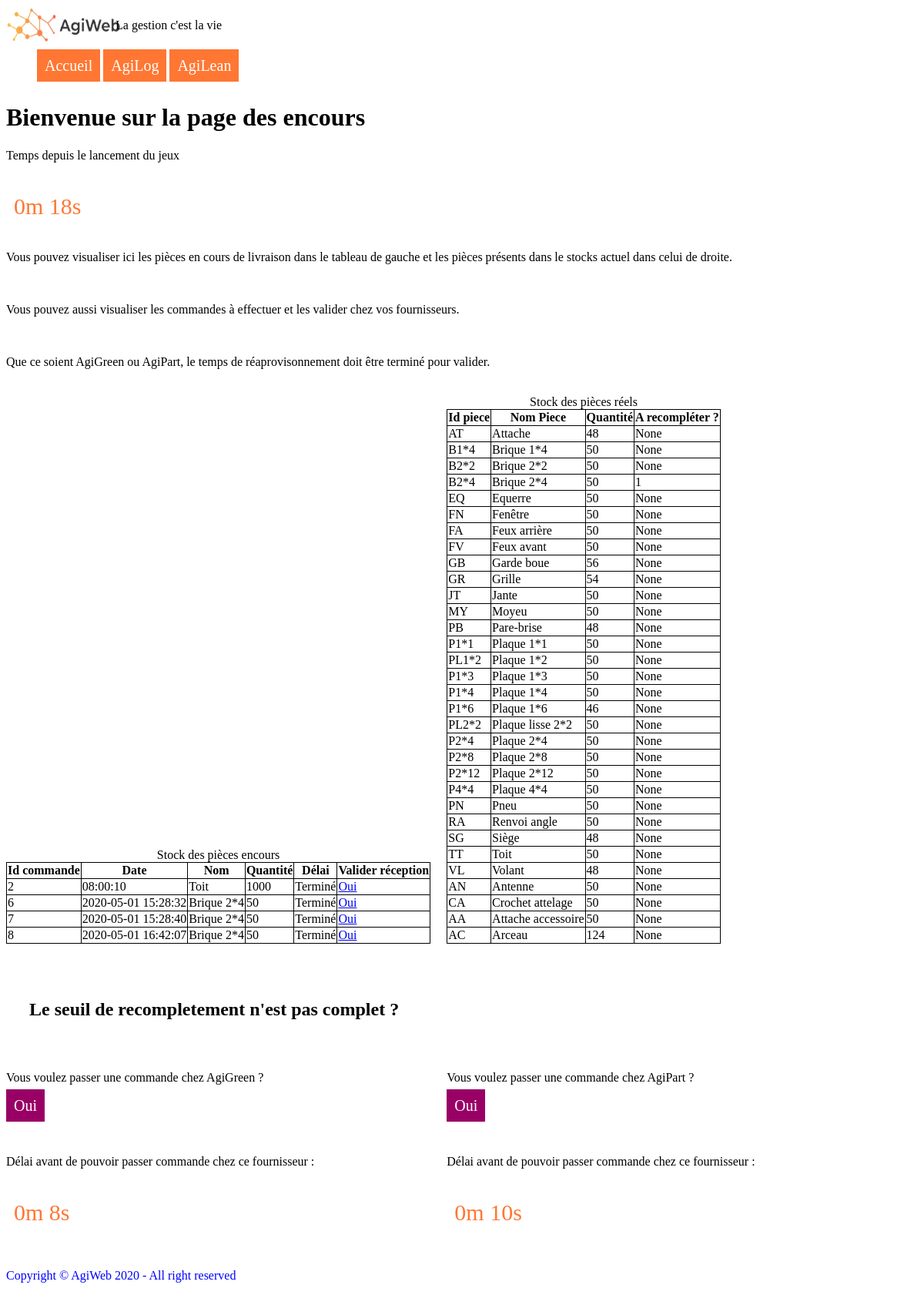
/Agilog/Encours, run on the app's committed database.
### tables this page shows
CREATE TABLE "commande" (
	"id"	INTEGER NOT NULL,
	"date"	INTEGER NOT NULL,
	"reception"	INTEGER NOT NULL,
	PRIMARY KEY("id")
);

CREATE TABLE "piece" (
	"id"	TEXT NOT NULL,
	"nom"	TEXT NOT NULL,
	"quantite"	INTEGER NOT NULL,
	"seuil_recomp"	INTEGER,
	"stock_secu"	INTEGER,
	"delai_reappro"	INTEGER,
	"a_commander"	INTEGER,
	"fournisseur"	INTEGER,
	PRIMARY KEY("id")
);

CREATE TABLE "compo_commande" (
	"commande"	INTEGER NOT NULL,
	"piece"	TEXT NOT NULL,
	"quantite"	INTEGER NOT NULL
);

### run.py (the view)
@app.route('/Agilog/Encours')
def encoursAlog():
    seuil_commande()
    tab_encours=select_encours()
    tab_reel=select_stock_reel()
    return render_template('encours_alog.html',tab_reel=tab_reel, tab_encours=tab_encours)

### fonctions_logiques.py (called while the page is built)
def test_rien(entree): # test si les entree (tableau) ne sont pas vide, renvois 1 si une valeur est vide et 0 sinon
    taille=len(entree)
    for i in range (0,taille):
        if (entree[i]==""):
            return 1
    return 0

def test_types(entree,types): #test le type des entrées (tableau) et les entrées (tableau) et renvois 0 si tout est bon et 1 si il y'a un problème
    taille=len(entree)
    for i in range (0, taille):
        if (types[i]==str):
            try:
                entree[i]=str(entree[i])
            except:
                print ("str")
                return 1
        elif (types[i]==int):
            try:
                entree[i]=int(entree[i])
            except:
                return 1
    return (0)

def mise_a_jour_bdd (base, colonne, entree, types): # prend en argument  une base (ex: piece), les colonnes que l'on veut modifier (une liste ex: [id, nom...]), les entrées (valeurs) et le type de ces valeurs et met ajour la ligne de la dernière valeur de colonne qui a comme valeur la derniere d'entree
    con = lite.connect(cheminbdd) #attention chez toi c'est pas rangé au meme endroit
    con.row_factory = lite.Row
    cur = con.cursor()
    contenu =''
    selection= "UPDATE "+ base + " SET "
    for i in colonne:
        if (i==colonne[-1]):
            selection=selection[:-2]
            selection= selection + " WHERE " + i + "=?"
        else:
            selection= selection + i + "=?, "
    if (test_rien(entree)==0):
        if test_types(entree,types)==0:
            cur.execute(selection, (entree))
    con.commit()
    con.close()

def tab (listesql): #prend une liste sql et la transforme en tableau
    tt=[]
    for i in listesql:
        a=[]
        for j in i:
            a.append(j)
        tt.append(a)
    ttt=[0]*len(tt[0])
    for i in range (0,len(tt[0])):
        ttt[i]=[0]*len(tt)
    for i in range (0,len(tt[0])):
            for j in range (0,len(tt)):
                ttt[i][j]=tt[j][i]
    return(ttt)

def convert_dict(L,c1=None,c2=None,c3=None,c4=None,c5=None,c6=None,c7=None,c8=None): #ci colonnes, ce sont des strings
    D=dict()
    C=[c1,c2,c3,c4,c5,c6,c7,c8]
    for i in range(8):
        if type(C[i])==str:
            D[C[i]]=L[i]
    return D

### templates/encours_alog.html
<html>
{% include "head.html" %}
    <body>
        {% include "Navbar.html" %}
        <div id="content-stock">
            <h1>Bienvenue sur la page des encours </h1>
            <p>Temps depuis le lancement du jeux </p>
            <p id="chrono" chrono="16"></p>
            <p> Vous pouvez visualiser ici les pièces en cours de livraison dans le tableau de gauche et les pièces présents dans le stocks actuel dans celui de droite.</p>
            <br>
            <p>Vous pouvez aussi visualiser les commandes à effectuer et les valider chez vos fournisseurs.</p>
            <br>
            <p>Que ce soient AgiGreen ou AgiPart, le temps de réaprovisonnement doit être terminé pour valider.</p>
            <br>
            <div class="leftbox">
                <table>
                    <caption>Stock des pièces encours</caption>
                    <tr>
                        <th>Id commande</th>
                        <th>Date</th>
                        <th>Nom</th>
                        <th>Quantité</th>
                        <th>Délai</th>
                        <th>Valider réception</th>
                    </tr>
                    {%for piece in tab_encours %}
                    <tr>
                      <td>{{piece['id']}}</td>
                      <td>{{piece['date']}}</td>
                      <td>{{piece['nom']}}</td>
                      <td>{{piece['quantite']}}</td>
                      <td class="timer" timer="{{piece['timer']}}"></td>
                        <td hidden class="validation">
                                <a href="{{url_for('actualize_id', id=piece['id'])}}"> Oui </a>
                        </td>
                    </tr>
                    {%endfor%}
                </table>
            </div>
            <div class="rightbox">
                <table>
                    <caption>Stock des pièces réels</caption>
                    <tr>
                        <th>Id piece</th>
                        <th>Nom Piece</th>
                        <th>Quantité</th>
                        <th>A recompléter ?</th>
                    </tr>
                    {%for piece in tab_reel %}
                    <tr>
                        <td>{{piece[0]}}</td>
                        <td>{{piece[1]}}</td>
                        <td>{{piece[2]}}</td>
                        <td>{{piece[3]}}</td>
                    </tr>
                    {%endfor%}
                </table>
            </div>
            <br/>
            <br/>
            </div>
            <div id="content-commande">
              <h2>Le seuil de recompletement n'est pas complet ?</h2>
              <div class="leftbox">
                <p>  Vous voulez passer une commande chez AgiGreen ? </p>
                <a class="bouton2" href ="{{url_for('cmd_green')}}"> Oui </a>
                <br>
                <br>
                <br>
                <p> Délai avant de pouvoir passer commande chez ce fournisseur : </p>
                <p class="timer-fournisseurs" timer="10"></p>
              </div>
              <div class="rightbox">
                <p>Vous voulez passer une commande chez AgiPart ? </p>
                <a class="bouton2" href="{{url_for('cmd_part')}}"> Oui </a>
                <br>
                <br>
                <br>
                <p> Délai avant de pouvoir passer commande chez ce fournisseur : </p>
                <p class="timer-fournisseurs" timer="12"></p>
              </div>
            </div>
        <footer>
            <p> Copyright &copy; AgiWeb 2020 - All right reserved </p>
        </footer>
</html>

### Static/accueil.css (style rules this page uses)
table { border-collapse: collapse; }
td,th { border-style: solid; border: 1px, solid black; }
#chrono { color:#FF7733; font-size: 30px; padding: 10px; }
.timer-fournisseurs { color:#FF7733; font-size: 30px; padding: 10px; }
footer { color:blue; }
h2 { padding:30px; }
a.bouton2 { color:white; background-color:990066; text-decoration: none; padding:10px; font-size:20px; }
td,th { border: 1px solid black; }
div#content-stock div { display :inline-block; width:48%; }
div#content-commande div { display :inline-block; width:48%; }

### data on the page
commande: id "2", date "08:00:10", nom "Toit", quantite "1000"
commande: id "6", date "2020-05-01 15:28:32", nom "Brique 2*4", quantite "50"
commande: id "7", date "2020-05-01 15:28:40", nom "Brique 2*4", quantite "50"
commande: id "8", date "2020-05-01 16:42:07", nom "Brique 2*4", quantite "50"
piece: id "AT", nom "Attache", quantite "48", piece "None"
piece: id "B1*4", nom "Brique 1*4", quantite "50", piece "None"
piece: id "B2*2", nom "Brique 2*2", quantite "50", piece "None"
piece: id "B2*4", nom "Brique 2*4", quantite "50", a_commander "1"
piece: id "EQ", nom "Equerre", quantite "50", piece "None"
piece: id "FN", nom "Fenêtre", quantite "50", piece "None"
piece: id "FA", nom "Feux arrière", quantite "50", piece "None"
piece: id "FV", nom "Feux avant", quantite "50", piece "None"
piece: id "GB", nom "Garde boue", quantite "56", piece "None"
piece: id "GR", nom "Grille", quantite "54", piece "None"
piece: id "JT", nom "Jante", quantite "50", piece "None"
piece: id "MY", nom "Moyeu", quantite "50", piece "None"
piece: id "PB", nom "Pare-brise", quantite "48", piece "None"
piece: id "P1*1", nom "Plaque 1*1", quantite "50", piece "None"
piece: id "PL1*2", nom "Plaque 1*2", quantite "50", piece "None"
piece: id "P1*3", nom "Plaque 1*3", quantite "50", piece "None"
piece: id "P1*4", nom "Plaque 1*4", quantite "50", piece "None"
piece: id "P1*6", nom "Plaque 1*6", quantite "46", piece "None"
piece: id "PL2*2", nom "Plaque lisse 2*2", quantite "50", piece "None"
piece: id "P2*4", nom "Plaque 2*4", quantite "50", piece "None"
piece: id "P2*8", nom "Plaque 2*8", quantite "50", piece "None"
piece: id "P2*12", nom "Plaque 2*12", quantite "50", piece "None"
piece: id "P4*4", nom "Plaque 4*4", quantite "50", piece "None"
piece: id "PN", nom "Pneu", quantite "50", piece "None"
piece: id "RA", nom "Renvoi angle", quantite "50", piece "None"
piece: id "SG", nom "Siège", quantite "48", piece "None"
piece: id "TT", nom "Toit", quantite "50", piece "None"
piece: id "VL", nom "Volant", quantite "48", piece "None"
piece: id "AN", nom "Antenne", quantite "50", piece "None"
piece: id "CA", nom "Crochet attelage", quantite "50", piece "None"
piece: id "AA", nom "Attache accessoire", quantite "50", piece "None"
piece: id "AC", nom "Arceau", quantite "124", piece "None"
